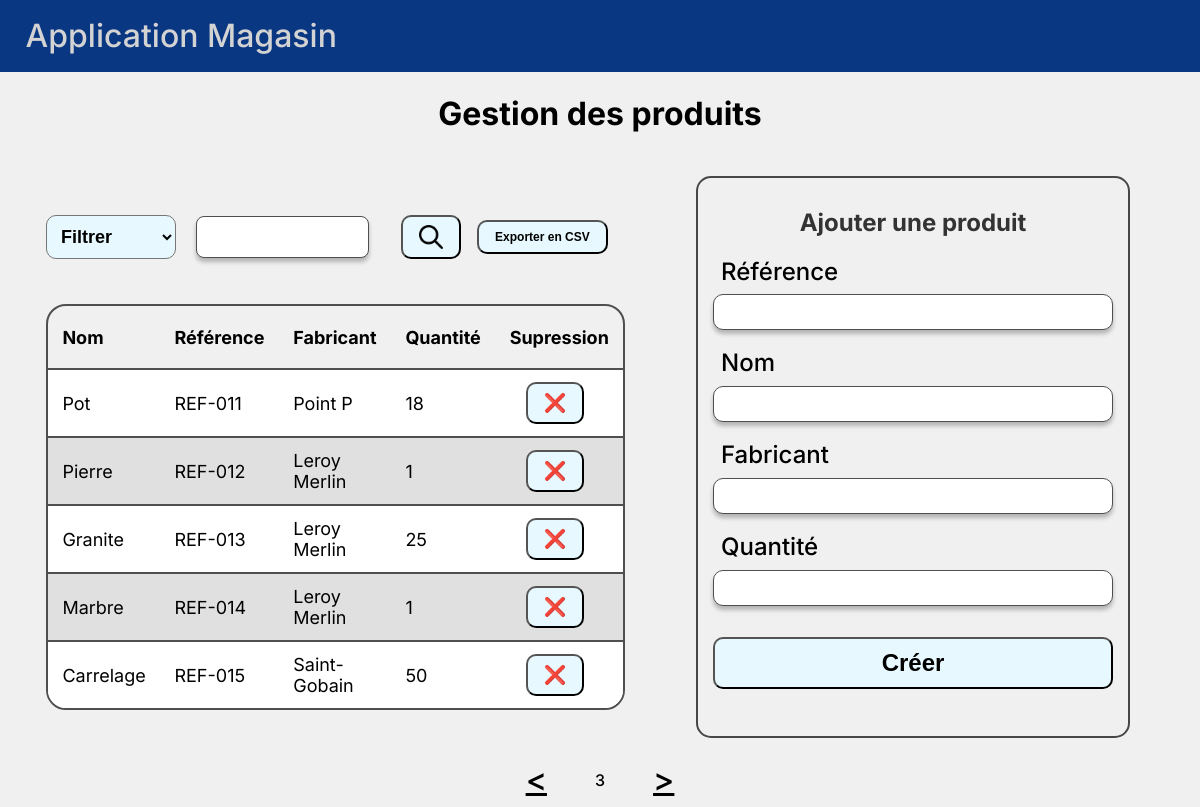
Screenshot of /gestion_produits/?page=3 with the database file from the repository.
### Magasin/models.py (models this page shows, shortened)
class Produit(db.Model):
    __tablename__ = 'Produit'
    id = db.Column(db.Integer, primary_key=True, autoincrement=True)
    reference = db.Column(db.String(50), unique=True)
    nom = db.Column(db.String(100))
    fabricant = db.Column(db.String(100))
    quantite = db.Column(db.Integer)

### Magasin/views.py (the view)
@app.route("/gestion_produits/", methods=['GET','POST'])
def gestion_produits():
    form = ProduitForm()
    if form.validate_on_submit():
        return form.creer_produit(request.form.get('filtre'))
    if request.method == 'POST' and 'submit' not in request.form:
        filtre = request.form.get('filtre')
        return redirect(url_for('gestion_produits', filtre=filtre))
    filtre = request.args.get('filtre')
    recherche = request.args.get('recherche')
    query = _get_query_filtree(filtre, recherche)
    data = query.all()
    page = request.args.get('page', 1, type=int)
    produits, page = _pagination(data, page)
    return render_template("gestion_produits.html", form=form, produits=produits, page=page, filtre_actif=filtre)

### Magasin/forms.py (shortened to what this page needs)
class ProduitForm(FlaskForm):
    reference = StringField('Référence', validators=[DataRequired(), Length(max=50)])
    nom = StringField('Nom', validators=[DataRequired(), Length(max=100)])
    fabricant = StringField('Fabricant', validators=[DataRequired(), Length(max=100)])
    quantite = IntegerField('Quantité', validators=[DataRequired(), NumberRange(min=0, message="La quantité ne peut pas être négative")])
    submit = SubmitField('Ajouter le produit')

### Magasin/views.py (called while the page is built, shortened)
def _get_query_filtree(filtre, recherche):
    query = Produit.query
    match filtre:
        case 'reference':
            query = query.order_by(Produit.reference)
        case 'nom':
            query = query.order_by(Produit.nom)
        case 'fabricant':
            query = query.order_by(Produit.fabricant)
        case 'quantite':
            query = query.order_by(Produit.quantite)
        case default:
            query = query.order_by(Produit.reference)
    return query

def _pagination(data, page, element_par_page: int = 5):
    if page < 1:
        page = 1
    elif page > (len(data) - 1) // element_par_page + 1:
        page = (len(data) - 1) // element_par_page + 1
    debut = (page - 1) * element_par_page
    fin = debut + element_par_page
    return data[debut:fin], page

### Magasin/templates/gestion_produits.html (shortened to what this page needs)
{% extends "base_nav.html" %}
{% block contenu %}
    <div id="gestion_produits">
        <h1>Gestion des produits</h1>
        <div id="contenu_page_produits">
            <div id="table_produits">
                <div id="outils">
                    <form action="{{ url_for('gestion_produits') }}" method="POST" id="filtre">
                        <select id="bouton_filtre" name="filtre" onchange="this.form.submit()">
                            <option value="">Filtrer</option>
                        </select>
                    </form>
                    <form id="recherche_produit_form" method="POST" role="form" action="{{ url_for('rechercher_produit', filtre=filtre_actif) }}">
                        <input class="champ-recherche-input" name="recherche" type="search">
                        <button class="bouton-recherche">
                            <img src="{{ url_for('static', filename='search.png') }}" alt="Rechercher">
                        </button>
                    </form>
                    <form action="{{ url_for('exporter_produits', filtre=filtre_actif, recherche=request.args.get('recherche')) }}" method="POST" >
                        <input type="submit" value="Exporter en CSV" id="bouton_export">
                    </form>
                </div>
                <table class="table-bordures">
                    <thead>
                        <tr class="en-tete">
                            <th>Nom</th>
                            <th>Référence</th>
                            <th>Fabricant</th>
                            <th>Quantité</th>
                            <th>Supression</th>
                        </tr>
                    </thead>
                    <tbody>
                        {% for produit in produits %}
                        <tr onclick="location.href='{{ url_for('detail_produit', produit_id=produit.id) }}'" style="cursor:pointer;">
                            <td>{{ produit.nom | truncate(25) }}</td>
                            <td>{{ produit.reference | truncate(25) }}</td>
                            <td>{{ produit.fabricant | truncate(25) }}</td>
                            <td>{{ produit.quantite }}</td>
                            <td onclick="event.stopPropagation();"><form action="{{ url_for('supprimer_produit', filtre=filtre_actif) }}" method="POST" style="display: inline;">
                                <button type="submit" class="supress-btn" onclick="return confirm('Êtes-vous sûr de vouloir supprimer ce produit ?');">
                                    ❌
                                </button>
                            </form></td>
                        </tr>
                        {% endfor %}
                    </tbody>
                </table>
            </div>
                <div id="creation_produit">
                    <h2>Ajouter une produit</h2>
                    <form id="creation_produit_form" method="POST" role="form" action="{{ url_for('gestion_produits', filtre=filtre_actif) }}">
                        <div class="champ-form">
                            {{ form.reference.label (class_ = "champ-form-label") }}
                            {{ form.reference (class_ ="champ-form-input") }}
                        </div>
                        <div class="champ-form">
                            {{ form.nom.label (class_ = "champ-form-label") }}
                            {{ form.nom (class_ ="champ-form-input") }}
                        </div>
                        <div class="champ-form">
                            {{ form.fabricant.label (class_ = "champ-form-label") }}
                            {{ form.fabricant (class_ ="champ-form-input") }}
                        </div>
                        <div class="champ-form">
                            {{ form.quantite.label (class_ = "champ-form-label") }}
                            {{ form.quantite (class_ ="champ-form-input") }}
                        </div>
                        <div id="champ-form-submit">
                            <input type="submit" value="Créer">
                        </div>
                    </form>
                </div>
        </div>
    </div>
    <section class="pagination">
            <a href="{{ url_for('gestion_produits', page=page-1, filtre=filtre_actif, recherche=request.args.get('recherche')) }}" class="bouton-pagination typographie"><</a>
            <p>{{ page }}</p>
            <a href="{{ url_for('gestion_produits', page=page+1, filtre=filtre_actif, recherche=request.args.get('recherche')) }}" class="bouton-pagination typographie">></a>
    </section>
{% endblock %}

### Magasin/static/css/style.css (style rules this page uses)
body { font-family: Inter; font-weight: 500; line-height: 130%; background: #f0f0f0; }
.typographie { font-size: 2rem; font-style: normal; color: #000; }
.champ-form-label { text-align: left; font-size: 1.5rem; }
.champ-form-input { border-radius: 10px; border: 1px solid #4F4F4F; background: #FFF; box-shadow: 0 4px 4px 0 rgba(0, 0, 0, 0.25); }
.champ-recherche-input { border-radius: 10px; border: 1px solid #4F4F4F; background: #FFF; box-shadow: 0 4px 4px 0 rgba(0, 0, 0, 0.25); }
table { border-collapse: collapse; border-radius: 20px; }
.table-bordures { border-collapse: separate; border-spacing: 0; border-radius: 20px; border: 2px solid #4F4F4F; overflow: hidden; }
#table_produits td:nth-child(1) { text-decoration: solid; }
.table-bordures tbody tr:nth-child(odd) { background-color: #ffffff; }
.table-bordures tbody tr:nth-child(even) { background-color: #e0e0e0; }
.table-bordures th, .table-bordures td { border-bottom: 2px solid #4F4F4F; }
.table-bordures td { text-align: center; }
#bouton_export { font-size: 12px; font-weight: bold; border-radius: 10px; background-color: rgb(231, 249, 255); }
.table-bordures tr:last-child td { border-bottom: None; }
#table_produits button, #bouton_filtre, #champ-form-submit input { font-size: 24px; font-weight: bold; border-radius: 10px; background-color: rgb(231, 249, 255); }
#creation_produit { border: 2px solid #474747; border-radius: 15px; margin-right: 20px; }
#creation_produit h2 { text-align: center; margin-bottom: 20px; color: #333; }
#creation_produit_form { display: flex; flex-direction: column; align-items: center; gap: 15px; }
#creation_produit_form { display: flex; flex-direction: column; width: 400px; }

### Magasin/static/css/layout.css (style rules this page uses)
body { padding: 0; margin: 0; }
.champ-form { display: flex; flex-direction: column; gap: 0.5vh; width: 100%; }
#recherche_produit_form { display: flex; flex-direction: row; align-items: center; gap: 2vh; width: 70%; padding: 0px 0px 0px 20px; }
.champ-recherche-input { padding: 20px; border-radius: 8px; max-height: 2px; width: 100%; }
.champ-form-label { display: block; width: 100%; margin: 2%; }
.champ-form-input { width: 100%; height: 4.5vh; }
#champ-form-submit { display: flex; flex-direction: column; align-items: center; width: 100%; }
#champ-form-submit input { display: flex; width: 100%; margin: 2vh; padding: 10px; }
table { width: 80%; margin: 0 auto; }
#bouton_export { padding: 1vh 2vh 1vh 2vh; margin: 2vh; }
.pagination { display: flex; justify-content: center; align-items: center; gap: 2rem; margin-top: 2vh; }
.bouton-pagination { padding: 2vh; }
th { text-align: center; }
.table-bordures { width: 90%; }
.table-bordures tr { height: 8vh; }
#gestion_produits { display: flex; justify-content: center; flex-direction: column; align-items: center; gap: 1vh; }
#gestion_produits h1 { padding: 4vh; }
#contenu_page_produits { width: 95%; display: flex; flex-direction: row; gap: 2vw; }
#table_produits { display: flex; justify-content: center; flex-direction: column; gap: 0.3vh; flex: 1; }
#bouton_filtre { padding: 10px; font-size: 18px; }
#table_produits table { margin: 2vh 2vh 0vh 2vh; }
#table_produits th, #table_produits td { text-align: left; padding: 1.5vh 1.8vh; font-size: 18px; }
#table_produits th:nth-child(1), #table_produits td:nth-child(1) { width: 30%; }
#table_produits th:nth-child(5), #table_produits td:nth-child(5) { width: 1%; white-space: nowrap; }
#table_produits button { width: auto; align-self: flex-start; padding: 1vh 2vh; margin-left: 2vh; font-size: 18px; }
#creation_produit { display: flex; flex-basis: 30%; flex-direction: column; align-items: center; padding: 15px; margin-right: 40px; }
#gestion_produits { padding-top: 0vh; }
#gestion_produits h1 { margin-top: 0rem; margin-bottom: 0.7rem; }
#outils { display: flex; justify-content: left; align-items: center; width: 90%; margin-left: 2vh; margin-top: 0; }
.bouton-recherche img { width: 3vh; height: 3vh; }

### rows the page displays
Produit: nom "Pot", reference "REF-011", fabricant "Point P", quantite "18"
Produit: nom "Pierre", reference "REF-012", fabricant "Leroy Merlin", quantite "1"
Produit: nom "Granite", reference "REF-013", fabricant "Leroy Merlin", quantite "25"
Produit: nom "Marbre", reference "REF-014", fabricant "Leroy Merlin", quantite "1"
Produit: nom "Carrelage", reference "REF-015", fabricant "Saint-Gobain", quantite "50"

### other values shown
{{ page }} "3"
